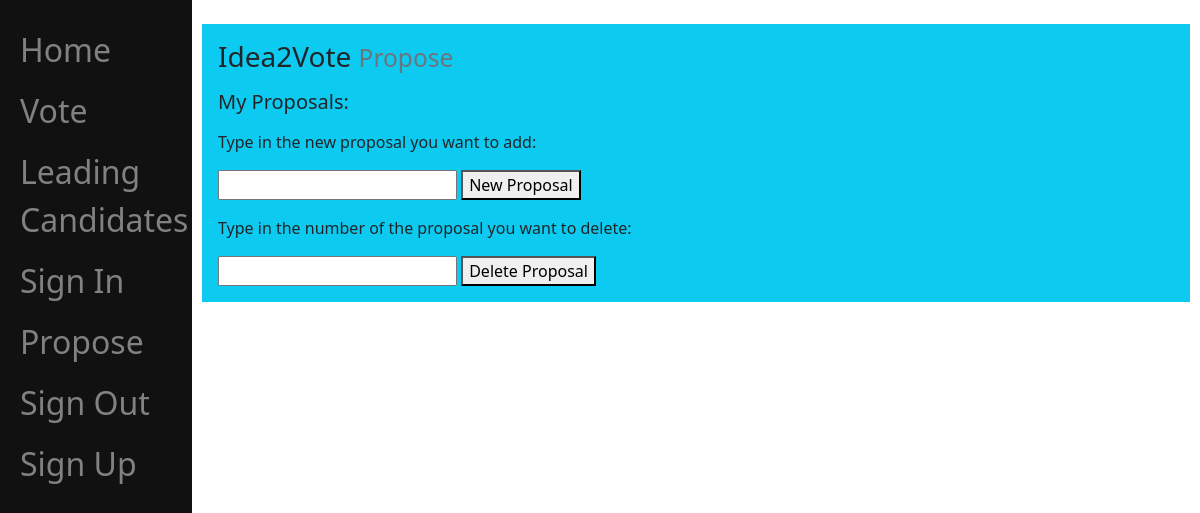
The app's page /propose/ (signed in), older data.
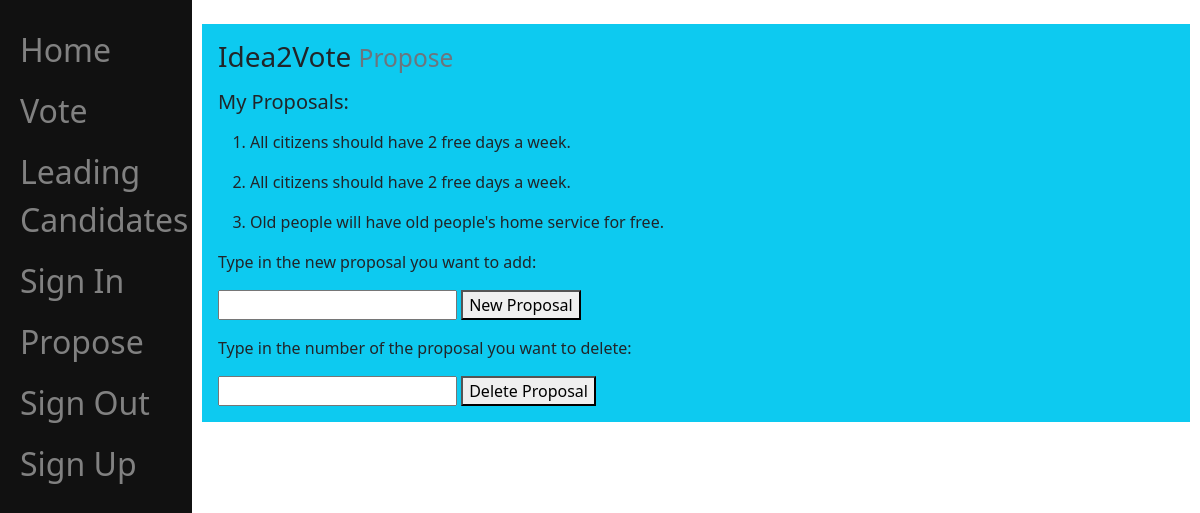
The same page, newer data.
### main/models.py (models this page shows, shortened)
class Proposals(Model):
    user = ForeignKey(to=User, on_delete=CASCADE, related_name="proposals", null=True)
    text = CharField(max_length=400)
    votes = IntegerField()

### main/views.py (the view, shortened to what this page needs)
def propose(response):
    return render(response, "main/propose.html", {})

### main/templates/main/propose.html (shortened to what this page needs)
{% extends "main/index_auth.html" %}
{% block content %}
<h3>
    Idea2Vote
    <small class="text-muted">Propose</small>
</h3>
<h5>My Proposals:</h5>
<ol>{% for proposal in user.proposals.all %}
    <li><p>{{proposal.text}}</p></li>
{% endfor %}
</ol>
<form method="post" action="#">
    <p>Type in the new proposal you want to add:</p>
    <input type="text" name="create_proposal"> <button type="submit" name="btn_new_proposal" value="pressed" >New Proposal</button>
    <p>Type in the number of the proposal you want to delete:</p>
    <input type="text" name="delete_proposal"> <button type="submit" name="btn_delete" value="pressed" >Delete Proposal</button>
</form>
{% endblock %}

Row changes from the older to the newer data that the page shows:
added Proposals: text "All citizens should have 2 free days a week."
added Proposals: text "All citizens should have 2 free days a week."
added Proposals: text "Old people will have old people's home service for free."
